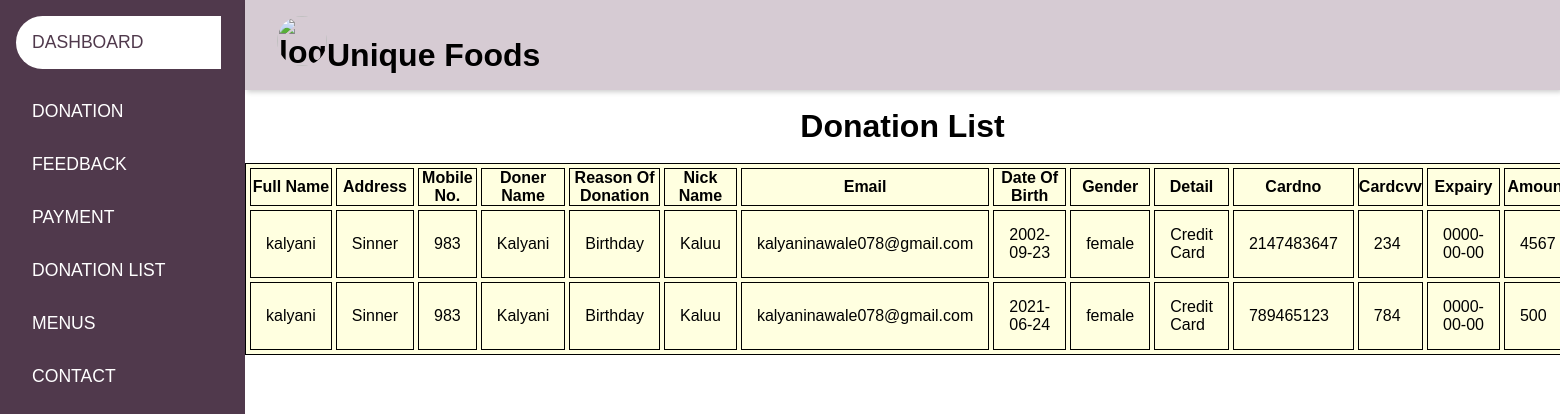
The page /Dondash.php on the database its author committed.
### tables this page shows
CREATE TABLE `donation` (
  `fullname` varchar(255) NOT NULL,
  `address` varchar(255) NOT NULL,
  `mobileno` int(255) NOT NULL,
  `donername` varchar(255) NOT NULL,
  `reason` varchar(255) NOT NULL,
  `nickname` varchar(255) NOT NULL,
  `mail` varchar(255) NOT NULL,
  `dob` date NOT NULL,
  `gender` varchar(255) NOT NULL,
  `detail` varchar(255) NOT NULL,
  `cardno` int(255) NOT NULL,
  `cardcvv` int(255) NOT NULL,
  `expairy` date NOT NULL,
  `amount` int(255) NOT NULL
);

### Dondash.php (the view, shortened to what this page needs)
<html>
<head>
<link rel="stylesheet" href="https://maxst.icons8.com/vue-static/landings/line-awesome/line-awesome/1.3.0/css/line-awesome.min.css">
<link rel="stylesheet" >
</head>
<body>
    <div class="sidebar">
        <div class="sidebar-menu">
            <ul>
                <li><a href="Dashboard.php" class="active"><span class="la la-align-justify"></span>
                    <span> DASHBOARD</span></a>
                </li>
                <li><a href="dondash.php"><span class="la la-gift"></span>
                    <span>DONATION</span></a>
                </li>
                <li><a href="disfeedback.php"><span class="las la-images"></span>
                    <span> FEEDBACK</span></a>
                </li>
                <li><a href="paydash.php"><span class=" la la-money"></span>
                    <span> PAYMENT </span></a>
                </li>
                <li><a href="Donation.php"><span class="la la-list"></span>
                    <span> DONATION LIST </span></a>
                </li>
                <li><a href="index.php"><span class="la la-file-text"></span>
                    <span> MENUS</span></a>
                </li>
                <li><a href="discontactus.php"><span class="las la-clipboard-list"></span>
                    <span> CONTACT </span></a>
                </li>
            </ul>
        </div>
    </div>
    <div class="main-content">
        <header>
           <div class="user-wrapper">
                 <div>
                 <h1> <img src="https://scontent.fbom19-2.fna.fbcdn.net/v/t1.6435-9/177572261_105760458323793_2063382909927757254_n.jpg?_nc_cat=106&ccb=1-3&_nc_sid=09cbfe&_nc_ohc=AUP33dX5_sQAX_ssm9q&_nc_ht=scontent.fbom19-2.fna&oh=d151db2d1c5c4c5d5d6f6c6fd0aed406&oe=60DA35CA" alt="logo" width="50px">Unique Foods</h1>
                </div>
            </div>
        </header>
        <main><br><br><br><br><br><br>
<?php
$servername = "localhost";
$username = "root";
$password = "";
$dbname = "testing";
$conn = mysqli_connect($servername,$username,$password,$dbname);
$query = "SELECT * FROM donation";
$data = mysqli_query($conn,$query);
$total = mysqli_num_rows($data);
if($total !=0)
{
?>
	<center><h1>  Donation List </h1></center><br>
	<table border=1 bordercolor="black" width=100% height=10% cellspacing=4cellpadding=30 bgcolor="lightyellow" align="center">
		<tr>
			<th>Full Name</th>
            <th>Address</th>
            <th>Mobile No.</th>
            <th>Doner Name</th>
            <th>Reason Of Donation</th>
			<th>Nick Name </th>
			<th>Email</th>
			<th>Date Of Birth </th>
			<th>Gender </th>
			<th> Detail </th>
			<th> Cardno </th>
			<th> Cardcvv </th>
			<th>Expairy </th>
            <th>Amount </th>
		</tr>
	<?php
	while($result = mysqli_fetch_assoc($data))
	{
		echo "<tr>
				<td>".$result['fullname']." </td>
                <td>".$result['address']." </td>
                <td>".$result['mobileno']." </td>
                <td>".$result['donername']." </td>
				<td>".$result['reason']." </td>
                <td>".$result['nickname']." </td>
				<td>".$result['mail']."</td>
				<td>".$result['dob']." </td>
				<td>".$result['gender']." </td>
				<td>".$result['detail']."</td>
				<td>".$result['cardno']." </td>
				<td>".$result['cardcvv']."</td>
				<td>".$result['expairy']."</td>
                <td>".$result['amount']."</td>
				<td><a href='donationdelete.php?fn=$result[fullname]&nn=$result[nickname]&mail=$result[mail]' onclick= 'return checkdelete()'>Delete</a></td>
			</tr>";
	}
}
else
{
	echo  "No Record Found...";
}
 ?>
 </table>
</body>
</html>

### Dondash.php (style rules this page uses)
:root { --main-color: #50394c; --color-dark: #1D2231; --text-grey: #8390A2; }
* { padding: 0; margin: 0; box-sizing: border-box; list-style-type: none; text-decoration: none; font-family: 'Poppins', sans-serif; }
.sidebar { width: 245px; position: fixed; left: 0; top: 0; height: 100%; background: var(--main-color); z-index: 100; }
.sidebar-menu { margin-top: 1rem; }
.sidebar-menu li { width: 90%; margin-bottom: 2rem; padding-left: 1rem; }
.sidebar-menu a { padding-left: 1rem; display: block; color: #fff; font-size: 1.1rem; }
.sidebar-menu a.active { background: #fff; padding-top: 1rem ; padding-bottom: 1rem; color: var(--main-color); border-radius: 30px 0px 0px 30px; }
.main-content { margin-left: 245px; }
header { display: flex; background-color:#d6cbd3; justify-content: space-between; padding: 1rem 2rem; box-shadow: 2px 2px 5px rgba(0,0,0,0.2); position: fixed; left: 245px; width: calc(100% - 245px); top: 0; z-index: 100; }
.user-wrapper { display: inline-flex; align-items: center; }
.user-wrapper img { border-radius: 100%; margin-right: 0rem; }
td { padding:15px; }
table,th,td, { border:2px solid black; border-collapse: collapse; }

### rows shown on the page
donation: fullname "kalyani", address "Sinner", mobileno "983", donername "Kalyani", reason "Birthday", nickname "Kaluu", mail "kalyaninawale078@gmail.com", dob "2002-09-23", gender "female", detail "Credit Card", cardno "2147483647", cardcvv "234", expairy "0000-00-00", amount "4567"
donation: fullname "kalyani", address "Sinner", mobileno "983", donername "Kalyani", reason "Birthday", nickname "Kaluu", mail "kalyaninawale078@gmail.com", dob "2021-06-24", gender "female", detail "Credit Card", cardno "789465123", cardcvv "784", expairy "0000-00-00", amount "500"
